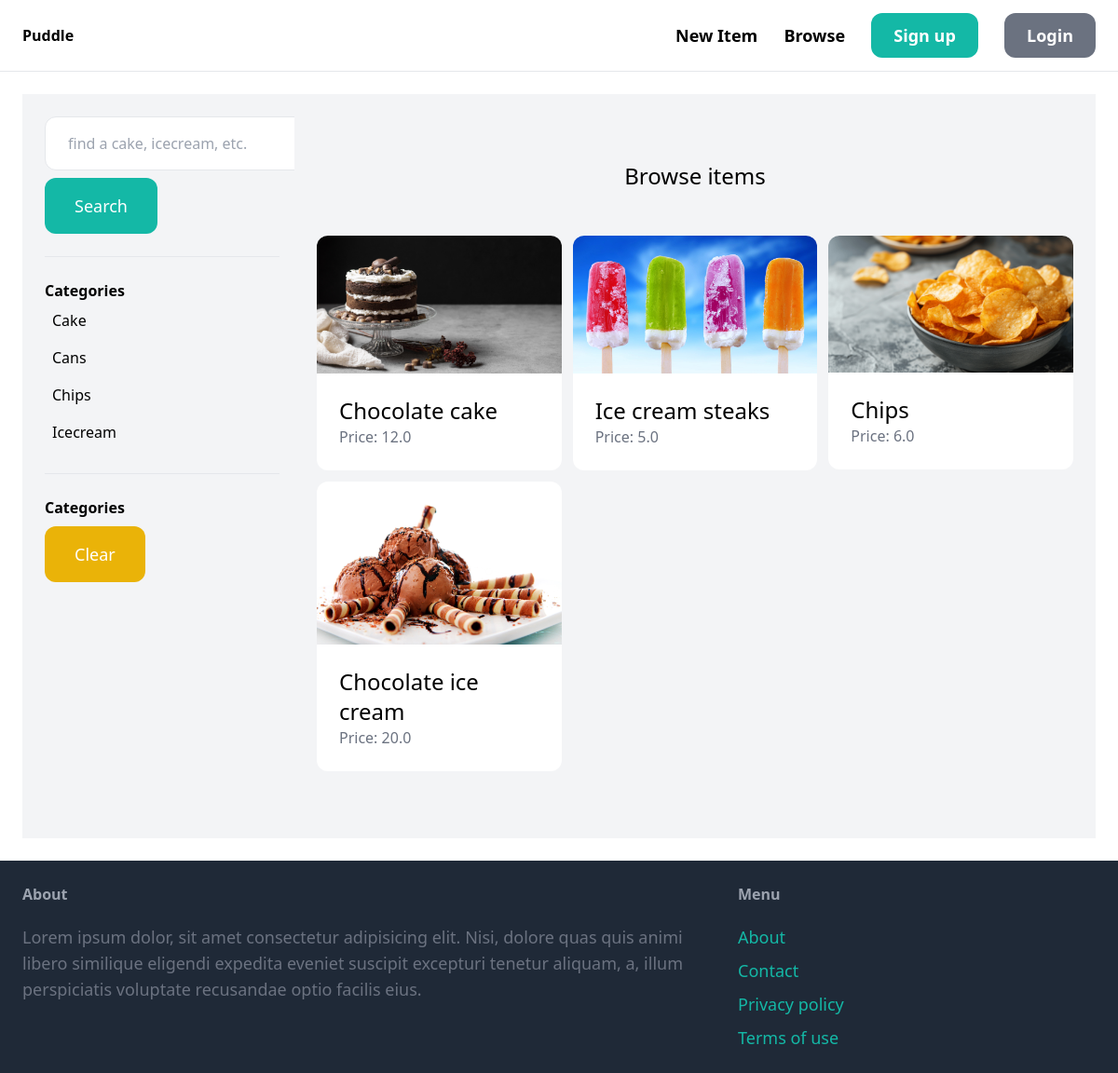
Page /items/ on the earlier database version.
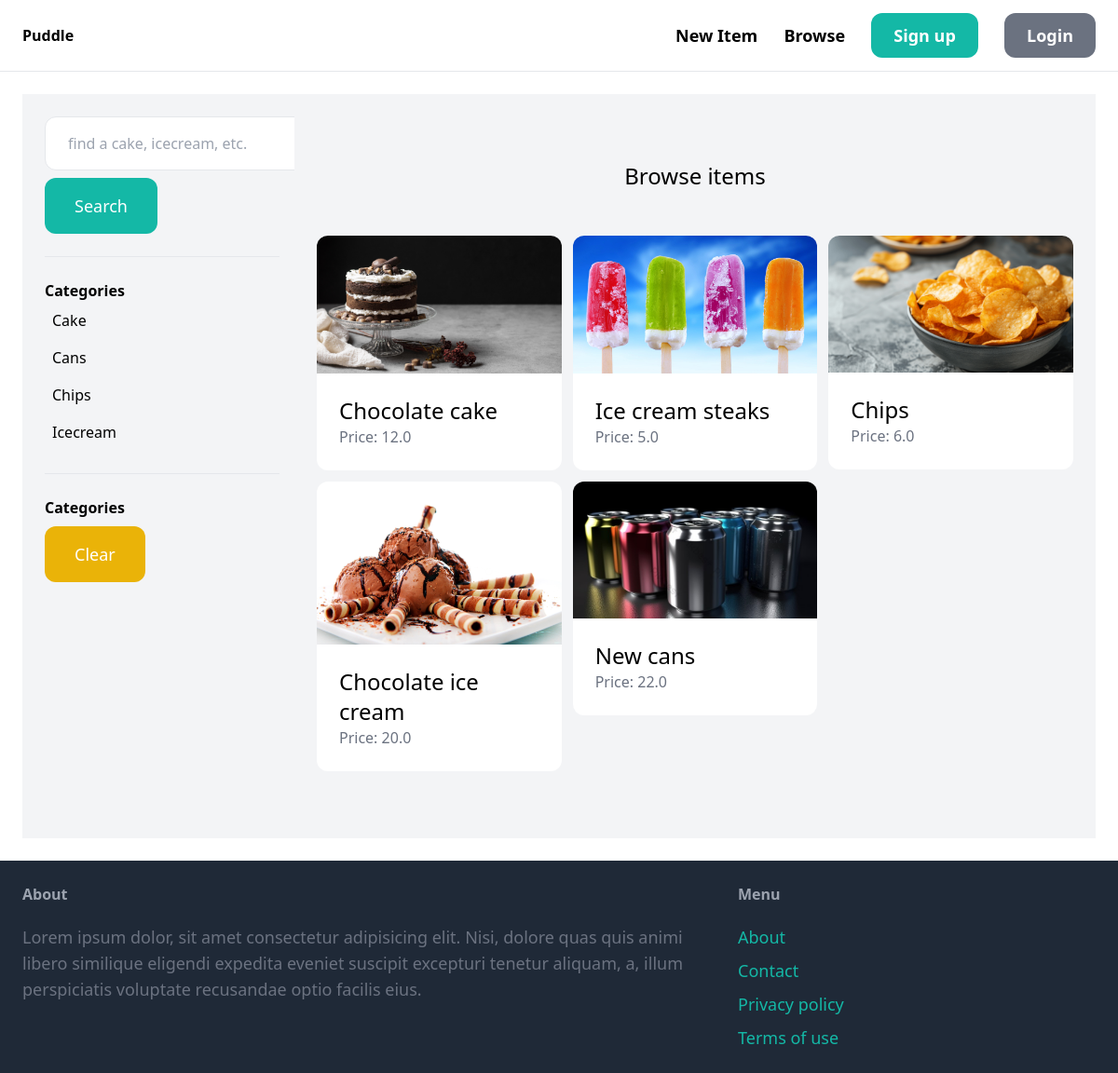
Same page on the later database version.
### items/models.py (models this page shows, shortened)
class Category(models.Model):
    name = models.CharField(max_length=255)
    class Meta:
        verbose_name_plural = 'Categories'
        ordering = ('name',)

class Item(models.Model):
    name = models.CharField(max_length=255)
    description = models.TextField(null=True, blank=True)
    price = models.FloatField()
    is_sold = models.BooleanField(default=False)
    created_at = models.DateTimeField(auto_now_add=True)
    created_by = models.ForeignKey(User, related_name='items', on_delete=models.CASCADE)
    category = models.ForeignKey(Category, related_name='items', on_delete=models.CASCADE)
    image = models.ImageField(upload_to='item_images', blank=True, null=True)

### items/views.py (the view)
# urls.py: path('', views.browse, name='browse'),
def browse(request):
    query = request.GET.get('query', '')
    category_id = request.GET.get('category', 0)
    categories = Category.objects.all()
    items = Item.objects.filter(is_sold=False)
    if category_id:
        items = items.filter(category_id=category_id)
    if query:
        items = items.filter(Q(name__icontains=query) | Q(description__icontains=query))
    return render(request, 'items/browse.html', {
        'items': items,
        'query':query,
        'categories': categories,
        'category_id': int(category_id)
    })

### items/templates/items/browse.html (shortened to what this page needs)
{% extends 'core/base.html' %}
{% block content %}
    <div class="pb-6 grid grid-cols-4 gap-4 bg-gray-100">
        <div class="col-span-1 pt-6 pl-6">
            <form action="{% url 'items:browse' %}" method="get">
                <input type="text" name="query" class="2-full py-4 px-6 border rounded-xl" value="{{ query }}" placeholder="find a cake, icecream, etc.">
                <button class="mt-2 py-4 px-8 text-lg bg-teal-500 text-white rounded-xl">Search</button>
            </form>
            <hr class="my-6">
            <p class="font-semibold">Categories</p>
            <ul>
                {% for category in categories %}
                    <li class="py-2 px-2 rounded-xl{% if category.id == category_id %} bg-gray-200{% endif %}">
                        <a href="{% url 'items:browse' %}?query={{ query }}&category={{ category.id }}">{{ category.name }}</a>
                    </li>
                {% endfor %}
            </ul>
            <hr class="my-6">
            <p class="font-semibold">Categories</p>
            <ul>
                <li><a href="{% url 'items:browse' %}" class="mt-2 py-4 px-8 inline-block bg-yellow-500 text-lg rounded-xl text-white">Clear</a></li>
            </ul>
        </div>
        <div class="col-span-3">
            <div class="mt-6 px-6 py-12 bg-gray-100 round-xl">
                <h2 class="mb-12 text-2xl text-center">Browse items</h2>
                    <div class="grid grid-cols-3 gap-3">
                        {% for item in items %}
                            <div>
                                <a href="{% url 'items:details' item.id %}">
                                    <div>
                                        <img src="{{ item.image.url }}" alt="item image" class="rounded-t-xl">
                                    </div>
                                    <div class="p-6 bg-white rounded-b-xl">
                                        <h2 class="text-2xl">{{ item.name }}</h2>
                                        <p class="text-gray-500">Price: {{ item.price }}</p>
                                    </div>
                                </a>
                            </div>
                        {% endfor %}
                    </div>
            </div>
        </div>
    </div>
{% endblock %}

Differences in the rows shown:
added Item: image (picture), name "New cans", price "22.0"
